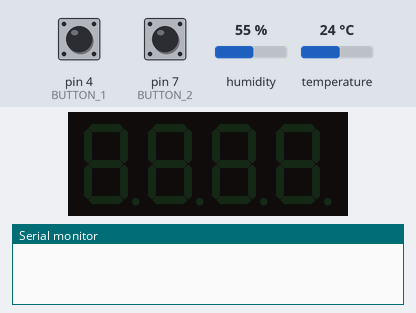
Recording of a sketch running on a simulated Arduino Uno, built with avr-gcc and run on an emulated ATmega328P. Parts: 4-digit seven-segment display, the last lines printed to the serial monitor. Inputs (shaded band) come from the test bench; at power-on: pin 4 (BUTTON_1) LOW, pin 7 (BUTTON_2) LOW, humidity 55 %, temperature 24 °C.

Above: at 1.2 s.
1.3 s: pin 4 (BUTTON_1) pulled HIGH for 0.15 s
At 2.5 s:
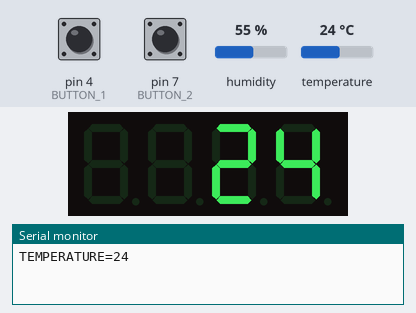
2.9 s: pin 7 (BUTTON_2) pulled HIGH for 0.15 s
At 4.2 s:
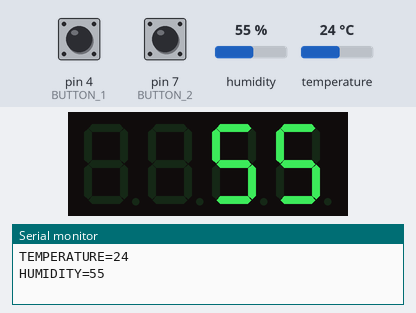
Timing chart, 0 to 5.9 s (numbered marks = the images above; inputs shaded):
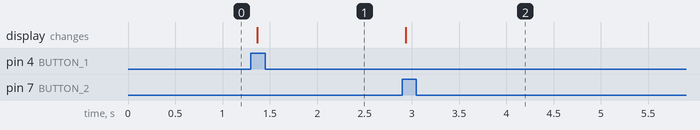

The sketch:

arduino_cd.ino
```cpp
#include <TM1637TinyDisplay.h>
#include "DHT.h"

#define CLK 9
#define DIO 10
#define BUTTON_1 4
#define BUTTON_2 7
#define DHTPIN 2

TM1637TinyDisplay display(CLK, DIO);
#define DHTTYPE DHT11
DHT dht(DHTPIN, DHTTYPE);

int currentTemperature = 0;
int currentHumidity = 0;
bool showTemperature = true;  // true일 때 온도, false일 때 습도

void setup() {
  Serial.begin(9600);
  display.setBrightness(BRIGHT_7);
  pinMode(BUTTON_1, INPUT);
  pinMode(BUTTON_2, INPUT);
  dht.begin();
}

void loop() {
  if (btn1() == 1) {
    showTemperature = true;  // 버튼 1을 누르면 온도 표시
    sendTemperature();       // 온도 출력
  }

  if (btn2() == 1) {
    showTemperature = false;  // 버튼 2를 누르면 습도 표시
    sendHumidity();           // 습도 출력
  }

  delay(100);  // 버튼 눌림 반응을 위해 약간의 지연 추가
}

int btn1() {
  static int currBtn = 0;
  static int prevBtn = 0;

  currBtn = digitalRead(BUTTON_1);

  if (currBtn != prevBtn) {
    prevBtn = currBtn;
    if (currBtn == 1) {
      return 1;
    }
    delay(50);
  }

  return 0;
}

int btn2() {
  static int currBtn = 0;
  static int prevBtn = 0;

  currBtn = digitalRead(BUTTON_2);

  if (currBtn != prevBtn) {
    prevBtn = currBtn;
    if (currBtn == 1) {
      return 1;
    }
    delay(50);
  }

  return 0;
}

void sendTemperature() {
  float temperature = dht.readTemperature();  // 온도 읽기
  if (!isnan(temperature)) {
    currentTemperature = (int)temperature;
    Serial.print("TEMPERATURE=");
    Serial.println(currentTemperature);

    display.showNumber(currentTemperature);  // FND에 온도 표시
  } else {
    Serial.println("TEMPERATURE=ERROR");
    display.showNumber(-1);  // FND에 오류 표시
  }
}

void sendHumidity() {
  float humidity = dht.readHumidity();  // 습도 읽기
  if (!isnan(humidity)) {
    currentHumidity = (int)humidity;
    Serial.print("HUMIDITY=");
    Serial.println(currentHumidity);

    display.showNumber(currentHumidity);  // FND에 습도 표시
  } else {
    Serial.println("HUMIDITY=ERROR");
    display.showNumber(-1);  // FND에 오류 표시
  }
}
```

Measured:
- after the input at 1.3 s, the display: changes after 0.07 s (image 1)
- after the input at 2.9 s, the display: changes at once (image 2)
